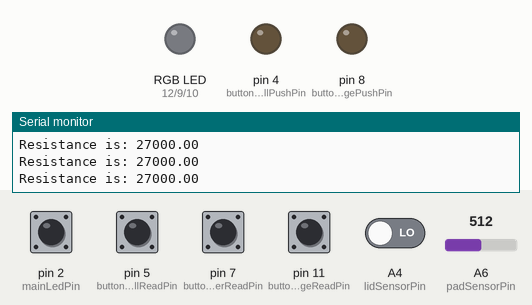
Bench run of a sketch on a simulated Arduino Nano, built with avr-gcc and run on an emulated ATmega328P. Parts: an RGB LED mixed from three pins (HIGH = lit), output pins drawn as LEDs (lit = HIGH), the last lines printed to the serial monitor. Inputs (shaded band) come from the test bench; at power-on: pin 2 (mainLedPin), pin 5 (buttonSmallReadPin), pin 7 (buttonPowerReadPin), pin 11 (buttonLargeReadPin) HIGH, A4 (lidSensorPin) LOW, A6 (padSensorPin) = 512.

Above: at 5.4 s.
5.5 s: pin 2 (mainLedPin) pulsed LOW 2 times (0.12 s each, 0.3 s apart)
At 7.2 s:
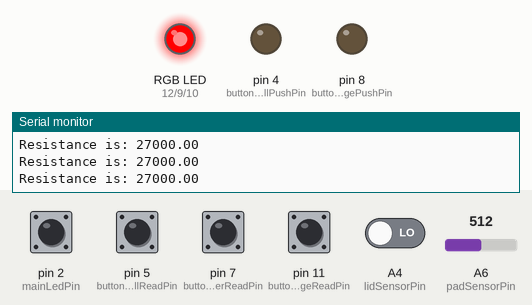
7.6 s: pin 2 (mainLedPin) driven LOW
At 8.1 s:
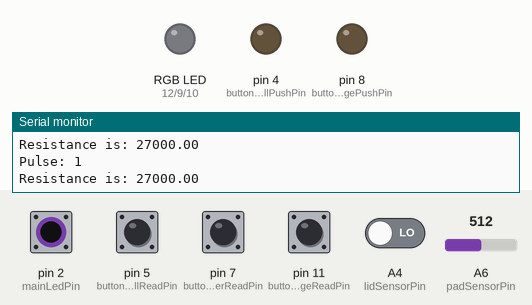
9.1 s: pin 2 (mainLedPin) driven HIGH
At 10.3 s:
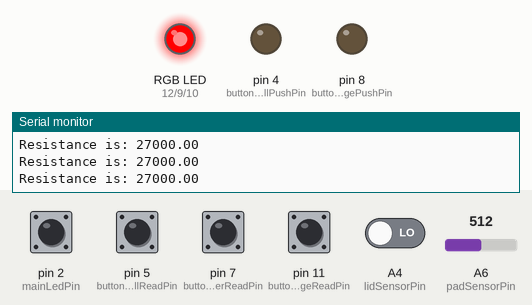
Timing chart, 0 to 12.1 s (numbered marks = the images above; inputs shaded):
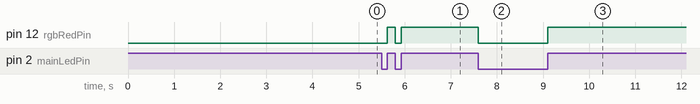

The sketch:

senseoNano.ino
```cpp
// Libs
#include "OneButton.h"

// Pins

int mainLedPin = 2;
int buttonSmallPushPin = 4;
int buttonSmallReadPin = 5;
int buttonPowerPushPin = 6;
int buttonPowerReadPin = 7;
int buttonLargePushPin = 8;
int buttonLargeReadPin = 11;

int rgbGreenPin = 9;
int rgbBluePin = 10;
int rgbRedPin = 12;

int cupSensorPin = A2;
int lidSensorPin = A4;
int padSensorPin = A6;

// Sensor status vars
// holds the current state of the senseo (0 = off, 1=ready, 2=heating/making (slow blink), 3 = no water (fast blinking)
volatile byte mainLedState;
// holds the state of the pad sensor (true = old pad, false=fresh pad)
volatile boolean padUsed;
// holds the state of the lid sensor (true = closed, false = open)
volatile boolean lidClosed;
// is a cup present ( 0 = no, 1 = yes)
volatile boolean cupStatus;
// commands
volatile boolean autoSmall;     //autostart for one cup
volatile boolean autoNetSmall;  //autostart for one cup comming from network
volatile boolean autoLarge;     //autostart for two cups
volatile boolean autoNetLarge;  //autostart for two cups comming from network

// utillities LED blinking
volatile boolean mainLedOff;    //mainLed on or off for timing of second Led

// utillities: Timers/Counters/Intervals
unsigned long readMainLedPulseTimer;
unsigned long readMainLedPulseTimerInterval;

unsigned long ledLastOff = 0UL;
unsigned long lastLedSwitch;

volatile unsigned int pulse;
volatile unsigned int ledBlinkCount;
// for switching on/off green/blue
volatile boolean green;
volatile boolean blue;

// mainLED pulse threshold
int mainLedThreshold;
int padResistanceThreshold;
int cupWeightThreshold;

// Serial Communication
String command; // String input from command prompt
char inByte; // Byte input from command prompt

// Buttons
OneButton smallButton(buttonSmallReadPin, false);
OneButton largeButton(buttonLargeReadPin, false);
OneButton powerButton(buttonPowerReadPin, false); //TODO: needed?

void setup() {
  // Set Serial speed
  Serial.begin(115200);

    // Set thresholds
  mainLedThreshold = 10;   // below 10 per 2 seconds = slow, greater 10 per 2 seconds = fast
  padResistanceThreshold = 1000000; // if resistance of pad is below value it is wet --> used
  cupWeightThreshold = 100; //TODO
  // Set Intervals
  readMainLedPulseTimerInterval = 2000UL;   // count pulses for 2 seconds

  // Initialize Timers
  readMainLedPulseTimer = millis();

  // Configure interrup to read the LED pulse
  //pinMode(mainLedPin, INPUT_PULLUP);
  pinMode(mainLedPin, INPUT); // Connected with pulldown
  attachInterrupt(digitalPinToInterrupt(mainLedPin), count_main_led_pulse, CHANGE);


  // Configre sensors
  pinMode(lidSensorPin, INPUT);
  pinMode(padSensorPin, INPUT_PULLUP);
  //pinMode Pad-Sensor = Analog

  // Configure Buttons
  pinMode(buttonSmallPushPin, OUTPUT);
  pinMode(buttonPowerPushPin, OUTPUT);
  pinMode(buttonLargePushPin, OUTPUT);

  pinMode(buttonSmallReadPin, INPUT);
  pinMode(buttonPowerReadPin, INPUT);
  pinMode(buttonLargeReadPin, INPUT);

  //Configure RGB-LED
  pinMode(rgbRedPin, OUTPUT);
  pinMode(rgbGreenPin, OUTPUT);
  pinMode(rgbBluePin, OUTPUT);

  smallButton.attachClick(smallClick);
  smallButton.attachDoubleClick(smallDoubleClick);
  largeButton.attachClick(largeClick);
  largeButton.attachDoubleClick(largeDoubleClick);
  powerButton.attachClick(powerClick);

  // initialize green/blue as off
  green=false;
  blue=false;

}

// is a used pad in the machine?
//TODO: set the current voltage as reference!
boolean getPadUsedStatus() {
  // This function uses a Voltage Devider with a 27k Ohm resistor to measure the resistance of the coffee pad
  // experiments have shown:
  // the resistance of a dry pad is >10M Om
  // the resistance of a wet pad is < 100k Ohm (pad is used)

  // fancy formula from: https://arduino.stackexchange.com/questions/28222/a-question-about-resistance-measurement-with-arduino

  // get raw sensor value
  delay(20);
  int sensorValue = analogRead(padSensorPin);
  delay(20);
  // calculate the voltage dropped by the unknown resistor
  float dv = (sensorValue / 1024.0) * 5.0;
  // with the dropped voltage dv, the known 27k Ohm of the first resistor and the knowledge of having 5V from the Arduino we can calulate the resistance of the coffee pad
  float res = 27000.0 * (1 / ((5.0 / dv) - 1));

  //if debug
  Serial.print("Resistance is: ");
  Serial.println(res);

  // if resistance is lower 1M the pad is used
  if (res < padResistanceThreshold) {
    padUsed = true;
  }
  else {
    padUsed = false;
  }
  return padUsed;
}

// get status of main LED
byte getMainLedStatus() {
  // debug only
  Serial.print("Pulse: ");
  Serial.println(pulse);

  // If there is no pulse: Is the LED on or off?
  if (pulse == 0) {
    mainLedState = digitalRead(mainLedPin); // 0 = off, 1 = ready (on), 2 = heating, 3 = no water
  }
  // pulse is slow
  else if (pulse > 0 && pulse < mainLedThreshold) {
    mainLedState = 2; // slow/heating
  }
  // pulse is fast
  else if (pulse >= mainLedThreshold) {
    mainLedState = 3; // fast/no water
  }
  // reset pulse
  pulse = 0;

  // reset timer
  readMainLedPulseTimer = millis();

  return mainLedState;
}

// Interrupt callback to count LED pulses
void count_main_led_pulse()
{
  // count pulse
  pulse++;

  // reset blue or green on every change of red
  green = false;
  blue = false;
  digitalWrite(rgbBluePin,LOW);
  digitalWrite(rgbGreenPin,LOW);

  // if changed to "on"
  if (digitalRead(mainLedPin)) {

    // debug only (set second led to same state as main LED)
    digitalWrite(rgbRedPin, HIGH);

    // state of main LED
    mainLedOff = false;

    // reset blink count (blink of blue or green)
    ledBlinkCount = 0;
  }
  else {
    // timing for second LED
    ledLastOff = millis();
    // state of main LED
    mainLedOff = true;

    // debug only (set second led to same state as main LED)
    digitalWrite(rgbRedPin, LOW);

  }

}

// recognize power toggle
void powerClick() {

  //TODO: Could be wrong value if mainLedState is not already updated
  if(mainLedState == 0){
    Serial.println("s:power toggle - now off");
  }
  else {
    Serial.println("s:power toggle - now on");
  }
}
// report manual small click
void smallClick() {
  Serial.println("s:manual small click");
}
void largeClick() {
  Serial.println("s:manual large  click");
}
// report auto small and enable auto small
void smallDoubleClick() {
  Serial.println("s:auto small");
  autoSmall = true;
  autoLarge = false;
  autoNetSmall = false;
  autoNetLarge = false;
}
void largeDoubleClick() {
  Serial.println("s:auto large");
  autoSmall = false;
  autoLarge = true;
  autoNetSmall = false;
  autoNetLarge = false;
}
// report auto small and enable auto small
void smallNet() {
  Serial.println("s:network auto small");
  autoSmall = false;
  autoLarge = false;
  autoNetSmall = true;
  autoNetLarge = false;
}
void largeNet() {
  Serial.println("s:network auto large");
  autoSmall = false;
  autoLarge = false;
  autoNetSmall = false;
  autoNetLarge = true;
}

void togglePower() {
  digitalWrite(buttonPowerPushPin, HIGH);
  delay(30);
  digitalWrite(buttonPowerPushPin, LOW);
}

void pushSmall() {
  digitalWrite(buttonSmallPushPin, HIGH);
  delay(30);
  digitalWrite(buttonSmallPushPin, LOW);
}
void pushLarge() {
  digitalWrite(buttonLargePushPin, HIGH);
  delay(30);
  digitalWrite(buttonLargePushPin, LOW);
}

boolean getLidStatus() {
  lidClosed = digitalRead(lidSensorPin);
  return lidClosed;
}
boolean getCupStatus() {
  //TODO: read cup sensor
  int value=500;
  if (value > cupWeightThreshold){
    cupStatus = true;
    return true;
  }
  else {
    cupStatus = false;
    return false;
  }
}
//////////////////////////////////////////////////////
//////////////////////////////////////////////////////

// Handle serial commands (comming from ESP (network)
void handleSerial() {
  // if input at serial is available read it
  if (Serial.available() > 0) {
    inByte = Serial.read();
    // only input if a letter, number, =,?,+ are typed!
    if ((inByte >= 65 && inByte <= 90) || (inByte >= 97 && inByte <= 122) || (inByte >= 48 &&     inByte <= 57) || inByte == 43 || inByte == 61 || inByte == 63) {
      command.concat(inByte);
    }
  }
  //newline
  if (inByte == 10 || inByte == 13) {

    inByte = 0;
  }

  // makeSmall from network
  if (command.equalsIgnoreCase("makeSmall")) {
    // already busy
    if (autoLarge || autoSmall) {
      Serial.println("e:busy");
    }
    else {
      smallNet();
    }

    // clear command
    command = "";
  }

  // makeLarge from network
  if (command.equalsIgnoreCase("makeLarge")) {
    // already busy
    if (autoLarge || autoSmall) {
      Serial.println("e:busy");
    }
    else {
      largeNet();
    }

    // clear command
    command = "";
  }
  if (command.equalsIgnoreCase("status")) {
    // check lid
    // check pad
    // check status (off, no water, heating, ready)
    // refresh all readings
    getLidStatus();
    getPadUsedStatus();
    getMainLedStatus();
    Serial.print("lidClosed:");
    Serial.print(lidClosed);
    Serial.print(",padUsed:");
    Serial.print(padUsed);
    Serial.print(",status:");
    Serial.println(mainLedState);

    // clear command
    command = "";
  }


}
//////////////////////////////////////////////////////
//////////////////////////////////////////////////////
void loop() {
  // tick the buttons
  smallButton.tick();
  largeButton.tick();
  powerButton.tick();

  // refresh status (every X seconds, X=readMainLedPulseTimerInterval)
  getLidStatus();
  getPadUsedStatus();
  getCupStatus();
  if ((millis() - readMainLedPulseTimer) > readMainLedPulseTimerInterval)
  {
    getMainLedStatus();

  }

  // turn on for task
  if ((autoSmall || autoNetSmall || autoLarge || autoNetLarge) && mainLedState == 0){
    togglePower();
  }


}
```

Measured:
- after the input at 5.5 s, pin 12 (rgbRedPin): LOW → HIGH after 0.12 s, → LOW 0.18 s later, → HIGH 0.12 s later
- after the input at 7.6 s, pin 12 (rgbRedPin): HIGH → LOW at once
- after the input at 9.1 s, pin 12 (rgbRedPin): LOW → HIGH at once
